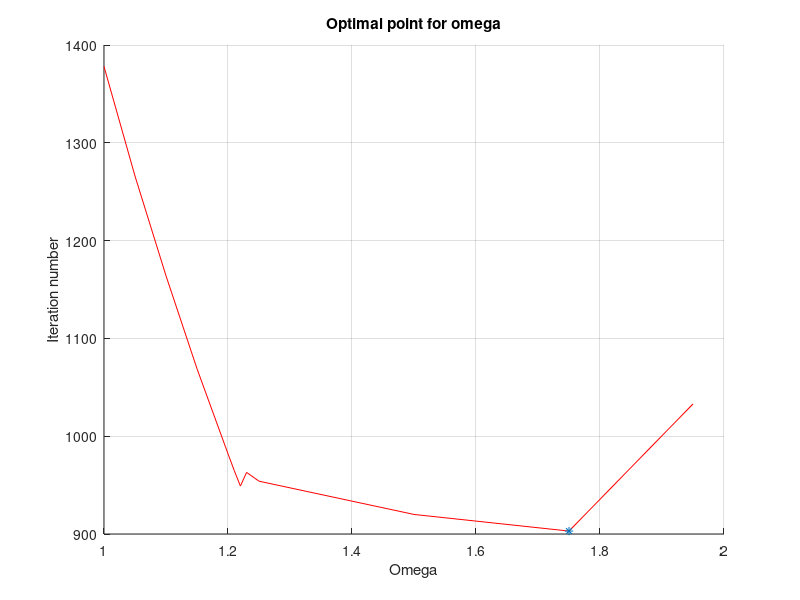

MATLAB code for this plot:
omega = [1
1.05
1.1
1.15
1.2
1.21
1.22
1.23
1.25
1.5
1.75
1.95
];

iteration = [1378
1266
1164
1069
982
965
949
963
954
920
903
1033
];

hold on
plot(omega,iteration,'-r')
xlabel('Omega')
ylabel('Iteration number')
title('Optimal point for omega')
plot(1.75,903,'*')
grid
hold off